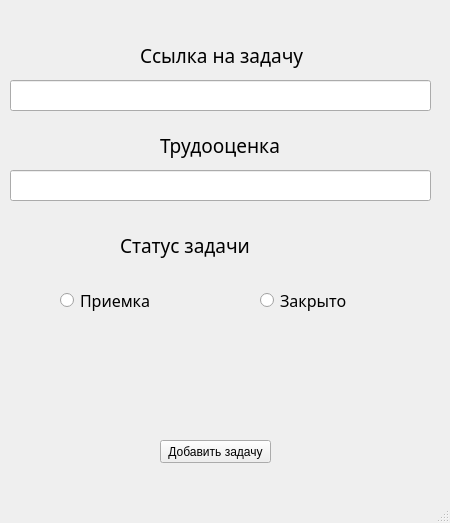
<?xml version="1.0" encoding="UTF-8"?>
<ui version="4.0">
 <class>mainWindow</class>
 <widget class="QMainWindow" name="mainWindow">
  <property name="geometry">
   <rect>
    <x>0</x>
    <y>0</y>
    <width>450</width>
    <height>523</height>
   </rect>
  </property>
  <property name="windowTitle">
   <string>MainWindow</string>
  </property>
  <widget class="QWidget" name="centralwidget">
   <widget class="QPushButton" name="pushButton_2">
    <property name="geometry">
     <rect>
      <x>160</x>
      <y>440</y>
      <width>111</width>
      <height>23</height>
     </rect>
    </property>
    <property name="text">
     <string>Добавить задачу</string>
    </property>
   </widget>
   <widget class="QLineEdit" name="lineEdit">
    <property name="geometry">
     <rect>
      <x>10</x>
      <y>80</y>
      <width>421</width>
      <height>31</height>
     </rect>
    </property>
   </widget>
   <widget class="QLabel" name="label">
    <property name="geometry">
     <rect>
      <x>140</x>
      <y>40</y>
      <width>181</width>
      <height>31</height>
     </rect>
    </property>
    <property name="font">
     <font>
      <family>Segoe Print</family>
      <pointsize>14</pointsize>
     </font>
    </property>
    <property name="text">
     <string>Ссылка на задачу</string>
    </property>
   </widget>
   <widget class="QLineEdit" name="lineEdit_2">
    <property name="geometry">
     <rect>
      <x>10</x>
      <y>170</y>
      <width>421</width>
      <height>31</height>
     </rect>
    </property>
   </widget>
   <widget class="QLabel" name="label_2">
    <property name="geometry">
     <rect>
      <x>160</x>
      <y>130</y>
      <width>141</width>
      <height>31</height>
     </rect>
    </property>
    <property name="font">
     <font>
      <family>Segoe Print</family>
      <pointsize>14</pointsize>
     </font>
    </property>
    <property name="text">
     <string>Трудооценка</string>
    </property>
   </widget>
   <widget class="QLabel" name="label_3">
    <property name="geometry">
     <rect>
      <x>120</x>
      <y>230</y>
      <width>161</width>
      <height>31</height>
     </rect>
    </property>
    <property name="font">
     <font>
      <family>Segoe Print</family>
      <pointsize>14</pointsize>
     </font>
    </property>
    <property name="text">
     <string>Статус задачи</string>
    </property>
   </widget>
   <widget class="QRadioButton" name="radioButton">
    <property name="geometry">
     <rect>
      <x>60</x>
      <y>290</y>
      <width>101</width>
      <height>21</height>
     </rect>
    </property>
    <property name="font">
     <font>
      <family>Segoe Print</family>
      <pointsize>12</pointsize>
     </font>
    </property>
    <property name="text">
     <string>Приемка</string>
    </property>
   </widget>
   <widget class="QRadioButton" name="radioButton_2">
    <property name="geometry">
     <rect>
      <x>260</x>
      <y>290</y>
      <width>101</width>
      <height>21</height>
     </rect>
    </property>
    <property name="font">
     <font>
      <family>Segoe Print</family>
      <pointsize>12</pointsize>
     </font>
    </property>
    <property name="text">
     <string>Закрыто</string>
    </property>
   </widget>
  </widget>
  <widget class="QStatusBar" name="statusbar"/>
 </widget>
 <resources/>
 <connections/>
</ui>
